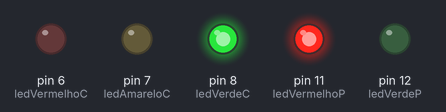
The sketch below on a simulated Arduino Uno, built with avr-gcc and run on an emulated ATmega328P. Shown: output pins drawn as LEDs (lit = HIGH).

Above: at 0.1 s.
At 3.2 s:
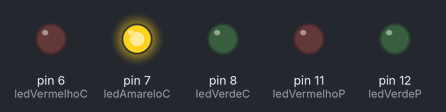
At 9.25 s:
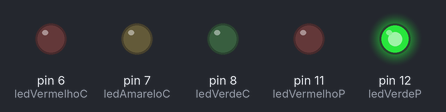
At 15.6 s:
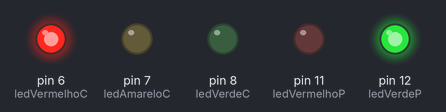
At 21.8 s:
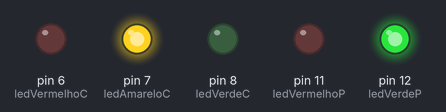
At 37.3 s:
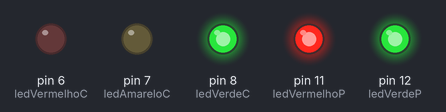
Timing chart, 0 to 38.8 s (numbered marks = the images above):
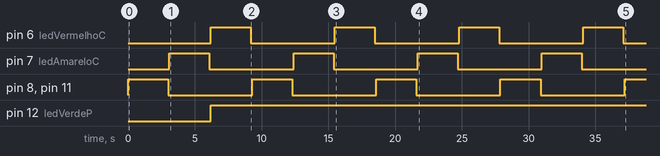

Measured:
- by itself, pin 6 (ledVermelhoC), pin 7 (ledAmareloC), pin 8 (ledVerdeC), pin 11 (ledVermelhoP): alternates HIGH for 3.0 s and LOW for 6.3 s
- by itself, pin 12 (ledVerdeP): LOW → HIGH at 6.2 s

The sketch:

sketch_mar03b.ino
```cpp
  int ledVerdeC = 8;
  int ledAmareloC = 7;
  int ledVermelhoC = 6;

  int ledVermelhoP = 11;
  int ledVerdeP = 12;

void setup() {
  // put your setup code here, to run once:
  pinMode (ledVermelhoC, OUTPUT);
  pinMode (ledAmareloC, OUTPUT);
  pinMode (ledVerdeC, OUTPUT);

  pinMode(ledVermelhoP, OUTPUT);
  pinMode(ledVerdeP, OUTPUT);
}

void loop() {
  //CARRO E PEDESTRE
  digitalWrite(ledVerdeC, HIGH);
  digitalWrite (ledVermelhoP, HIGH);
  delay (3000);
  digitalWrite(ledVerdeC, LOW);
  digitalWrite (ledVermelhoP, LOW);
  delay (100);
  digitalWrite(ledAmareloC, HIGH);
  digitalWrite (ledVermelhoP, LOW);
  delay (3000);
  digitalWrite(ledAmareloC, LOW);
  delay (100);
  digitalWrite(ledVermelhoC, HIGH);
  digitalWrite (ledVerdeP, HIGH);
  delay (3000);
  digitalWrite(ledVermelhoC, LOW);
  delay (100);

//  // PEDESTRE:
// digitalWrite (ledVermelhoP, HIGH);
// delay (3000);
// digitalWrite (ledVermelhoP, LOW);
// delay (100);
// digitalWrite (ledVerdeP, HIGH);
// delay (2000);
// digitalWrite (ledVerdeP, LOW);
// delay (100);
// digitalWrite (ledVermelhoP, HIGH);
// delay (1000);
// digitalWrite (ledVermelhoP, LOW);
// delay (100);
// digitalWrite (ledVermelhoP, HIGH);
// delay (1000);
// digitalWrite (ledVermelhoP, LOW);
// delay (100);
// digitalWrite (ledVermelhoP, HIGH);
// delay (1000);
// digitalWrite (ledVermelhoP, LOW);
// delay (100);
}
```
